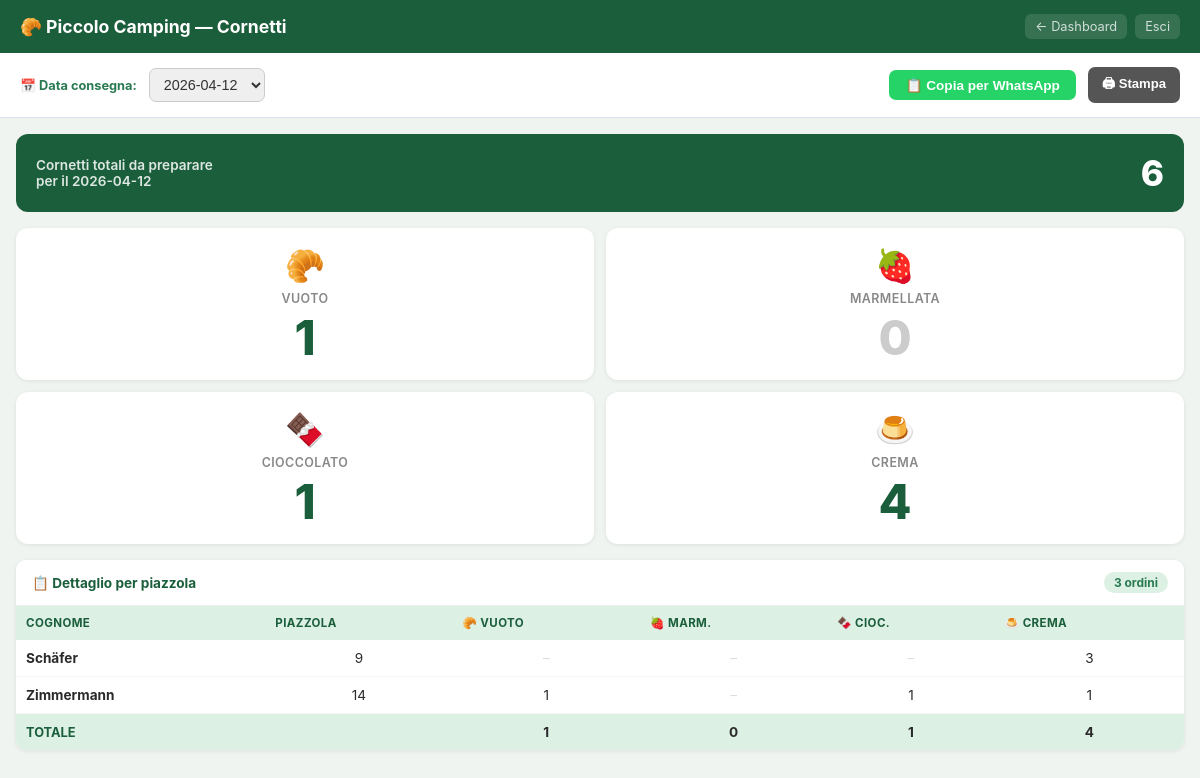
Before: /manager/cornetti (signed in) with the older database file.
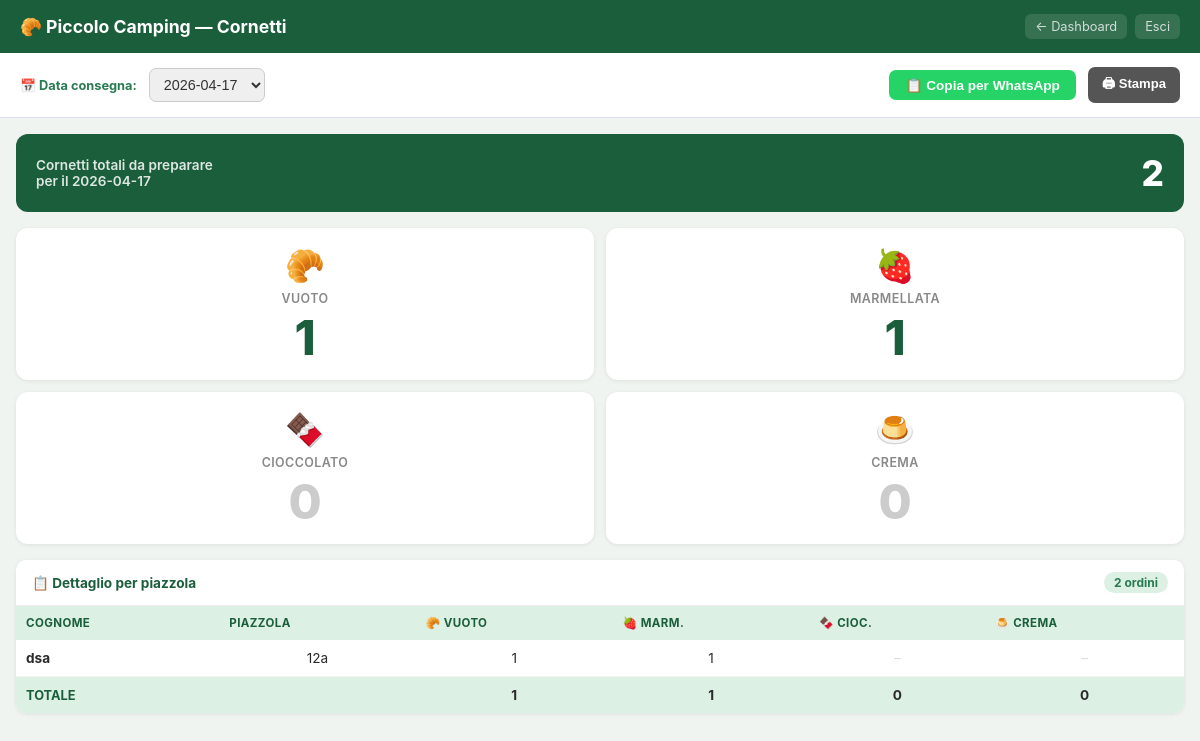
After: the same page with the newer database file.
### tables this page shows
CREATE TABLE orders (
            id                  INTEGER PRIMARY KEY AUTOINCREMENT,
            created_at          TEXT    DEFAULT (datetime('now','localtime')),
            delivery_date       TEXT    NOT NULL,
            customer_name       TEXT    NOT NULL,
            pitch_number        TEXT    NOT NULL,
            francesino          INTEGER DEFAULT 0,
            grano_duro          INTEGER DEFAULT 0,
            multicereale        INTEGER DEFAULT 0,
            cornetto_vuoto      INTEGER DEFAULT 0,
            cornetto_marmellata INTEGER DEFAULT 0,
            cornetto_cioccolato INTEGER DEFAULT 0,
            cornetto_crema      INTEGER DEFAULT 0,
            total_amount        REAL    DEFAULT 0
        );

### app.py (the view)
@app.route('/manager/cornetti')
def manager_cornetti():
    if not session.get('mgr'):
        return redirect(url_for('manager_login'))
    today = datetime.now().strftime('%Y-%m-%d')
    with get_db() as conn:
        dates = conn.execute(
            'SELECT DISTINCT delivery_date FROM orders ORDER BY delivery_date DESC'
        ).fetchall()
        sel = request.args.get('date') or (dates[0]['delivery_date'] if dates else today)
        orders = conn.execute(
            'SELECT * FROM orders WHERE delivery_date=? ORDER BY created_at',
            (sel,)).fetchall()
    cornetti_keys = ['cornetto_vuoto', 'cornetto_marmellata', 'cornetto_cioccolato', 'cornetto_crema']
    totals = {k: sum(o[k] for o in orders) for k in cornetti_keys}
    grand  = sum(totals.values())
    return render_template('cornetti.html',
                           orders=orders, dates=dates,
                           selected_date=sel,
                           totals=totals,
                           grand_total=grand)

### app.py (called while the page is built)
def get_db():
    conn = sqlite3.connect(DB_PATH)
    conn.row_factory = sqlite3.Row
    return conn

### templates/cornetti.html (shortened to what this page needs)
<!DOCTYPE html>
<html lang="it">
<head>
</head>
<body>
<div class="hdr">
  <h1>🥐 Piccolo Camping — Cornetti</h1>
  <div class="hdr-links">
    <a href="/manager/dashboard">← Dashboard</a>
    <a href="/manager/logout">Esci</a>
  </div>
</div>
<div class="date-bar no-print">
  <label>📅 Data consegna:</label>
  <form method="GET" action="/manager/cornetti"
        style="display:inline-flex;gap:8px;align-items:center">
    <select name="date" onchange="this.form.submit()">
      {% for d in dates %}
      <option value="{{ d['delivery_date'] }}"
        {% if d['delivery_date'] == selected_date %}selected{% endif %}>
        {{ d['delivery_date'] }}
      </option>
      {% endfor %}
    </select>
  </form>
  <button class="copy-btn" id="btn_copia" onclick="copiaOrdine()">
    📋 Copia per WhatsApp
  </button>
  <button class="print-btn no-print" onclick="window.print()">🖨 Stampa</button>
</div>
<div class="grand-banner">
  <h2>Cornetti totali da preparare<br>per il {{ selected_date }}</h2>
  <span>{{ grand_total }}</span>
</div>
<div class="cards">
  <div class="card {% if totals.cornetto_vuoto == 0 %}card-zero{% endif %}">
    <div class="card-icon">🥐</div>
    <div class="card-name">Vuoto</div>
    <div class="card-qty">{{ totals.cornetto_vuoto }}</div>
  </div>
  <div class="card {% if totals.cornetto_marmellata == 0 %}card-zero{% endif %}">
    <div class="card-icon">🍓</div>
    <div class="card-name">Marmellata</div>
    <div class="card-qty">{{ totals.cornetto_marmellata }}</div>
  </div>
  <div class="card {% if totals.cornetto_cioccolato == 0 %}card-zero{% endif %}">
    <div class="card-icon">🍫</div>
    <div class="card-name">Cioccolato</div>
    <div class="card-qty">{{ totals.cornetto_cioccolato }}</div>
  </div>
  <div class="card {% if totals.cornetto_crema == 0 %}card-zero{% endif %}">
    <div class="card-icon">🍮</div>
    <div class="card-name">Crema</div>
    <div class="card-qty">{{ totals.cornetto_crema }}</div>
  </div>
</div>
<div class="table-wrap">
  <div class="table-title">
    <span>📋 Dettaglio per piazzola</span>
    <span class="badge">{{ orders|length }} ordini</span>
  </div>
  {% if orders %}
  <div style="overflow-x:auto">
  <table>
    <thead>
      <tr>
        <th>Cognome</th>
        <th>Piazzola</th>
        <th title="Cornetto vuoto">🥐 Vuoto</th>
        <th title="Cornetto marmellata">🍓 Marm.</th>
        <th title="Cornetto cioccolato">🍫 Cioc.</th>
        <th title="Cornetto crema">🍮 Crema</th>
      </tr>
    </thead>
    <tbody>
      {% for o in orders %}
      {% set row_total = o['cornetto_vuoto'] + o['cornetto_marmellata'] + o['cornetto_cioccolato'] + o['cornetto_crema'] %}
      {% if row_total > 0 %}
      <tr>
        <td><strong>{{ o['customer_name'] }}</strong></td>
        <td class="td-num">{{ o['pitch_number'] }}</td>
        <td class="td-num {% if not o['cornetto_vuoto'] %}td-zero{% endif %}">
          {{ o['cornetto_vuoto'] if o['cornetto_vuoto'] else '–' }}
        </td>
        <td class="td-num {% if not o['cornetto_marmellata'] %}td-zero{% endif %}">
          {{ o['cornetto_marmellata'] if o['cornetto_marmellata'] else '–' }}
        </td>
        <td class="td-num {% if not o['cornetto_cioccolato'] %}td-zero{% endif %}">
          {{ o['cornetto_cioccolato'] if o['cornetto_cioccolato'] else '–' }}
        </td>
        <td class="td-num {% if not o['cornetto_crema'] %}td-zero{% endif %}">
          {{ o['cornetto_crema'] if o['cornetto_crema'] else '–' }}
        </td>
      </tr>
      {% endif %}
      {% endfor %}
      <tr class="totals-row">
        <td colspan="2" style="color:var(--green);font-size:.8rem">TOTALE</td>
        <td class="td-num">{{ totals.cornetto_vuoto }}</td>
        <td class="td-num">{{ totals.cornetto_marmellata }}</td>
        <td class="td-num">{{ totals.cornetto_cioccolato }}</td>
        <td class="td-num">{{ totals.cornetto_crema }}</td>
      </tr>
    </tbody>
  </table>
  </div>
  {% else %}
  <div class="empty-msg">
    📭 Nessun ordine con cornetti per il {{ selected_date }}
  </div>
  {% endif %}
</div>
</body>
</html>

### templates/cornetti.html (style rules this page uses)
:root { --green:#1B5E3B;--green2:#2A7A52;--gold:#C8880A; --cream:#FDFAF4;--lightg:#DCF0E4 }
* { box-sizing:border-box;margin:0;padding:0 }
body { font-family:-apple-system,BlinkMacSystemFont,'Segoe UI',sans-serif; background:#f0f4f0;color:#2a2a2a;padding:0 0 40px }
.hdr { background:var(--green);color:#fff;padding:14px 20px; display:flex;align-items:center;justify-content:space-between; box-shadow:0 2px 6px rgba(0,0,0,.2);gap:12px;flex-wrap:wrap }
.hdr h1 { font-size:1.1rem }
.hdr-links { display:flex;gap:8px }
.hdr a { color:#fff;font-size:.8rem;opacity:.8;text-decoration:none; background:rgba(255,255,255,.15);padding:5px 10px;border-radius:6px; white-space:nowrap }
.date-bar { background:#fff;padding:14px 20px;border-bottom:1px solid #dde; display:flex;align-items:center;gap:12px;flex-wrap:wrap }
.date-bar label { font-size:.8rem;font-weight:700;color:var(--green2) }
.date-bar select { padding:7px 10px;border:1.5px solid #ccc;border-radius:7px; font-size:.9rem;color:#333;cursor:pointer }
.copy-btn { margin-left:auto;background:#25D366;color:#fff;padding:7px 16px; border:none;border-radius:7px;font-size:.85rem;font-weight:600; cursor:pointer;white-space:nowrap;transition:background .2s }
.print-btn { background:#555;color:#fff;padding:7px 14px;border:none; border-radius:7px;font-size:.82rem;font-weight:600;cursor:pointer }
.grand-banner { margin:16px 16px 0;background:var(--green);color:#fff; border-radius:12px;padding:18px 20px; display:flex;align-items:center;justify-content:space-between }
.grand-banner h2 { font-size:.85rem;opacity:.85;font-weight:600 }
.grand-banner span { font-size:2.2rem;font-weight:800 }
.cards { display:grid;grid-template-columns:repeat(2,1fr);gap:12px; padding:16px }
.card { background:#fff;border-radius:12px;padding:18px 16px; box-shadow:0 1px 4px rgba(0,0,0,.08);text-align:center }
.card-icon { font-size:2rem;margin-bottom:6px }
.card-name { font-size:.78rem;color:#888;font-weight:600; text-transform:uppercase;letter-spacing:.4px;margin-bottom:8px }
.card-qty { font-size:3rem;font-weight:800;color:var(--green);line-height:1 }
.card-zero .card-qty { color:#ccc }
.table-wrap { margin:0 16px;background:#fff;border-radius:10px;overflow:hidden; box-shadow:0 1px 4px rgba(0,0,0,.08) }
.table-title { padding:12px 16px;font-size:.85rem;font-weight:700; color:var(--green);border-bottom:1px solid #eee; display:flex;justify-content:space-between;align-items:center }
.badge { background:var(--lightg);color:var(--green2); font-size:.75rem;padding:3px 10px;border-radius:20px }
table { width:100%;border-collapse:collapse;font-size:.85rem }
thead tr { background:var(--lightg) }
th { padding:10px 10px;text-align:left;font-size:.72rem;color:var(--green); font-weight:700;text-transform:uppercase;letter-spacing:.4px;white-space:nowrap }
td { padding:10px 10px;border-bottom:1px solid #f4f4f4 }
tr:last-child td { border-bottom:none }
.td-num { text-align:center }
.td-zero { color:#ddd }
.totals-row td { background:var(--lightg);font-weight:700 }

Changed rows visible on the page:
no longer on this page (row unchanged): orders: customer_name "Schäfer", pitch_number "9", cornetto_vuoto "–", cornetto_marmellata "–", cornetto_cioccolato "–", cornetto_crema "3"
no longer on this page (row unchanged): orders: customer_name "Zimmermann", pitch_number "14", cornetto_vuoto "1", cornetto_marmellata "–", cornetto_cioccolato "1", cornetto_crema "1"
added orders: customer_name "dsa", pitch_number "12a", cornetto_vuoto "1", cornetto_marmellata "1", cornetto_cioccolato "–", cornetto_crema "–"
Other visible differences:
form field date: "2026-04-12" → "2026-04-17"
{{ selected_date }}: "2026-04-12" → "2026-04-17"
{{ grand_total }}: "6" → "2"
{{ totals.cornetto_marmellata }}: "0" → "1"
{{ totals.cornetto_cioccolato }}: "1" → "0"
{{ totals.cornetto_crema }}: "4" → "0"
{{ orders|length }}: "3" → "2"
